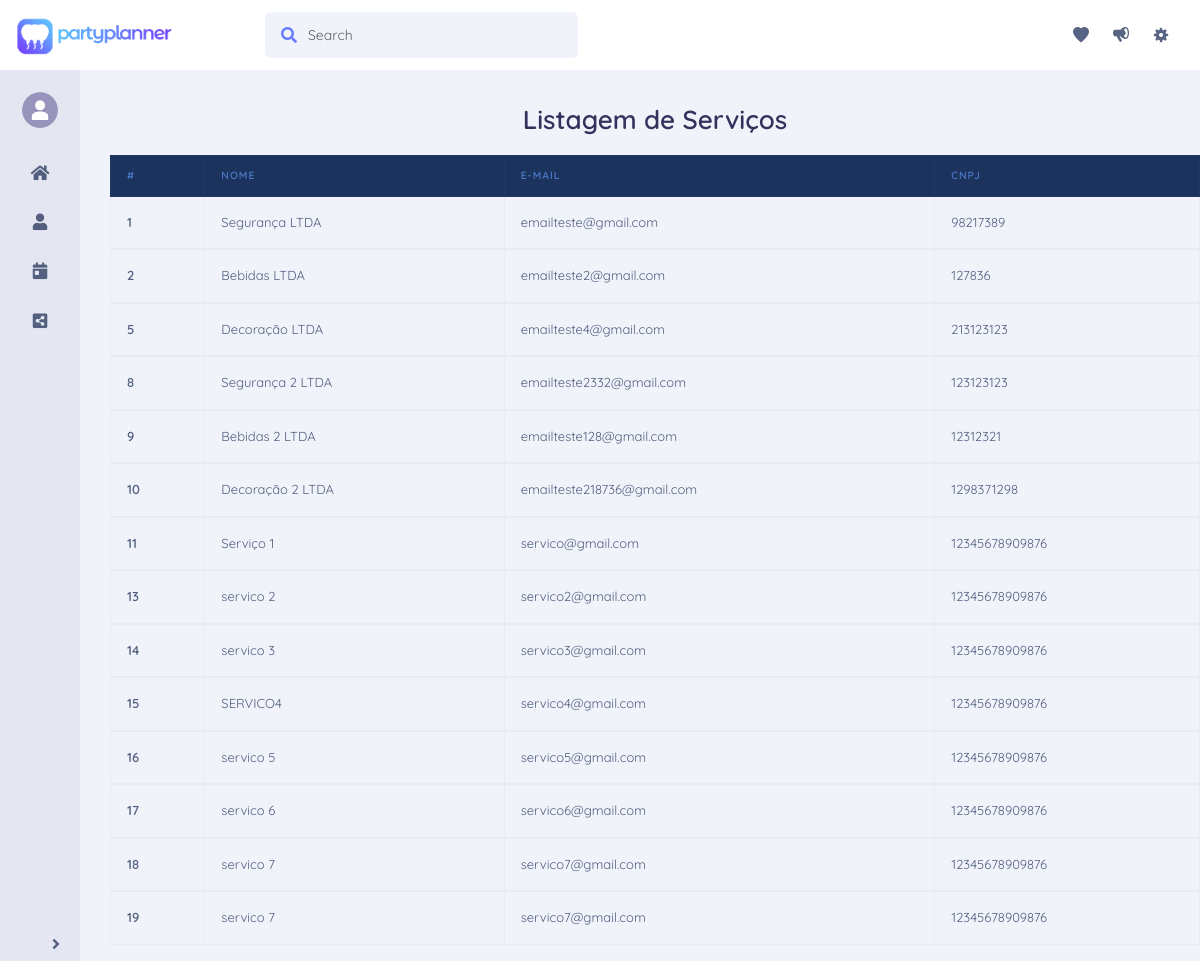
Before: /view/lista_servico.php (signed in) with the older database file.
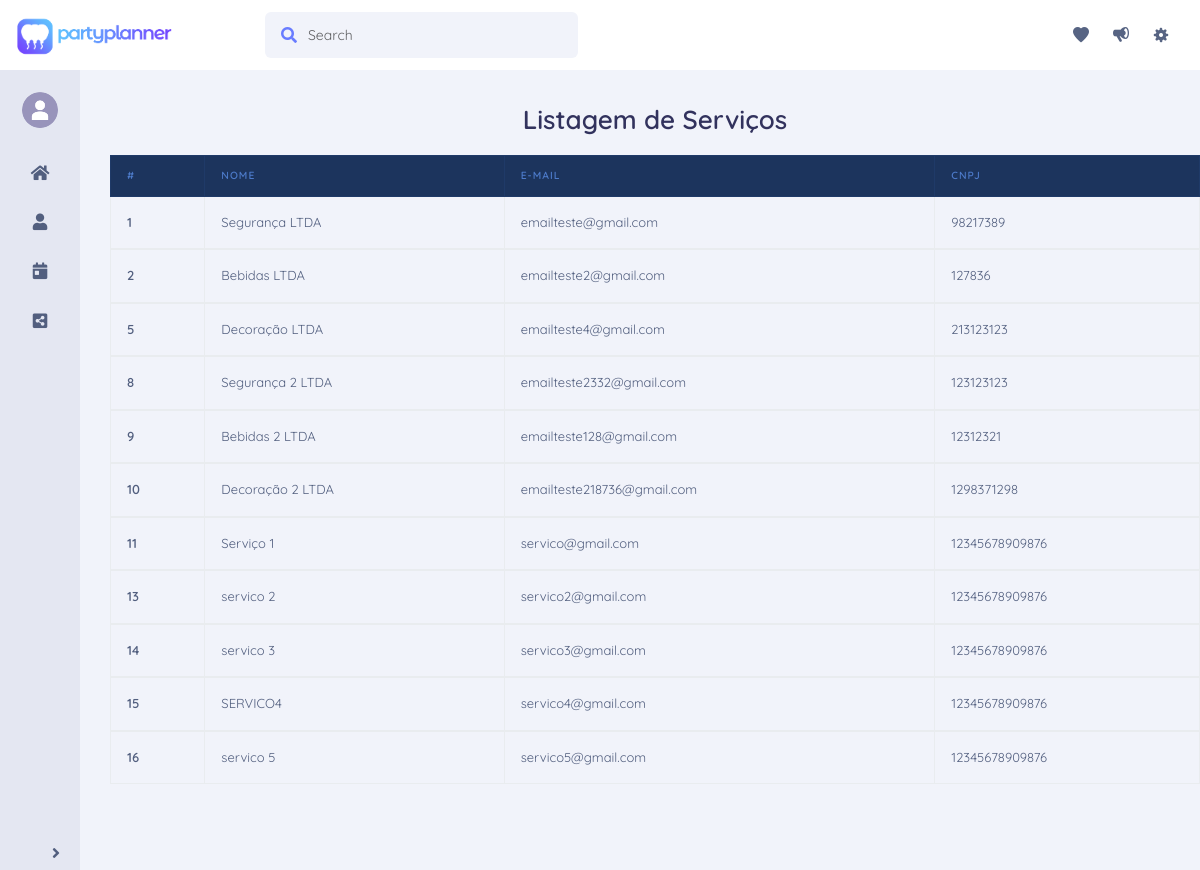
After: the same page with the newer database file.
### tables this page shows
CREATE TABLE `usuario` (
  `id` bigint(20) NOT NULL,
  `nome` varchar(100) NOT NULL,
  `email` varchar(200) NOT NULL,
  `senha` varchar(20) NOT NULL,
  `tipo` char(1) NOT NULL,
  `cnpj` char(14) DEFAULT NULL,
  `telefone` bigint(20) DEFAULT NULL,
  `idCategoria` int(11) NOT NULL
);

### autoload.php (called while the page is built, shortened)
<?php
function autoload($classe)
{
    $classe = lcfirst($classe);
    $classe2 = lcfirst(substr($classe, 0,8));
    $classe3 = lcfirst(substr($classe, 8));
    $classe4 = lcfirst(substr($classe, 0,6));
    $classe5 = lcfirst(substr($classe, 6));
    $classe6 = lcfirst(substr($classe, 8,6));
    $classe7 = lcfirst(substr($classe, 14));
}

### modelo/database.class.php (called while the page is built, shortened)
<?php
include_once '../autoload.php';
class Database{
    protected static $conn;
    private function __construct()
    {
        try
        {
            self::$conn = new PDO("mysql:host=". Config::HOST_NAME."; dbname=".Config::DATABASE_NAME, Config::DATABASE_USER_NAME, Config::DATABASE_PASSWORD);
            self::$conn->setAttribute(PDO::ATTR_ERRMODE, PDO::ERRMODE_EXCEPTION);
            self::$conn->exec('SET NAMES utf8');
        }
        catch (PDOException $e)
        {
            $email = new Email();
            die("Connection Error: " . $e->getMessage());
        }
    }
    public static function conectar()
    {
        return self::$conn;
    }
}

### controle/controle.servico.class.php (called while the page is built, shortened)
<?php
class ControleServico extends ControleBase {
    private $servico;
    public function __construct() {
        $this->servico = new Servico();
    }
    public function controleAcao($acao,$param=null,$param2=null){
        switch ($acao) {
            default:
                return parent::controleAcao($acao,$param,$param2);
                break;
        }
    }
    protected function listarTodos($param=null, $param2){
        return $this->servico->listarTodos($param, $param2);
    }
}

### modelo/servico.class.php (called while the page is built, shortened)
<?php
class Servico implements IBaseModelo{
    private $id;
    private $nome;
    private $email;
    private $cnpj;
    private $conn;
    public function getId() {
        return $this->id;
    }
    public function getNome() {
        return $this->nome;
    }
    public function getEmail() {
        return $this->email;
    }
    public function getCnpj() {
        return $this->cnpj;
    }
    public function __construct() {
        $this->conn = Database::conectar();
    }
    public function listarTodos($nome=null, $idCategoria){
        try{
            if(!is_null($nome)){
                if (!is_null($idCategoria)) {
                    $query="SELECT id, nome, email, telefone, senha, cnpj, idCategoria FROM usuario WHERE nome LIKE :nome AND idCategoria=:idCategoria AND tipo='S'";
                }else {
                    $query="SELECT id, nome, email, telefone, senha, cnpj, idCategoria FROM usuario WHERE nome LIKE :nome AND tipo='S'";
                }
            }else{
                if (!is_null($idCategoria)) {
                    $query="SELECT id, nome, email, telefone, senha, cnpj, idCategoria FROM usuario WHERE idCategoria=:idCategoria AND tipo='S'";
                }else {
                    $query="SELECT id, nome, email, telefone, senha, cnpj, idCategoria FROM usuario WHERE tipo='S'";
                }
            }
            $this->stmt= $this->conn->prepare($query);
            if($this->stmt->execute()){
                $servicos = $this->stmt->fetchAll(PDO::FETCH_CLASS,"Servico");
            }
            return $servicos;
        } catch(PDOException $e) {
            echo "<div class='alert alert-danger'>".$e->getMessage()."</div>";
            return null;
        }
    }
}

### controle/controle.base.class.php (called while the page is built, shortened)
<?php
abstract class ControleBase {
    public function controleAcao($acao,$param=null, $param2=null) {
        switch ($acao) {
             case "listarTodos":
                return $this->listarTodos($param, $param2);
                break;
        }
    }
}
?>

### view/lista_servico.php (the view, shortened to what this page needs)
<?php
	include_once '../autoload.php';
	$servicoControle = new ControleServico();
	$servicos = array();
	if(isset($_GET['procure'])){
		$servicos = $servicoControle->controleAcao("listarTodos", $_GET['procure']);
	}else{
		$servicos = $servicoControle->controleAcao("listarTodos");
	}
?>
<!DOCTYPE html>
<html>
<head>
<link rel="stylesheet" href="https://stackpath.bootstrapcdn.com/bootstrap/4.1.0/css/bootstrap.min.css">
    <link rel="stylesheet" href="https://use.fontawesome.com/releases/v5.8.1/css/all.css">
    <link rel="stylesheet" href="css/main.css">
	<link href="vendor/nucleo/css/nucleo.css" rel="stylesheet">
	<link href="vendor/@fortawesome/fontawesome-free/css/all.min.css" rel="stylesheet">
	<link type="text/css" href="css/argon.css?v=1.0.0" rel="stylesheet">
</head>
<body>
    <?php include_once('include/navbar.php'); ?>
    <div class="wrapper">
    	<?php include_once('include/sidebar.php'); ?>
    	<div id="page">
<h1 class="text-center mb-3">Listagem de Serviços</h1>
    <table class="table table-bordered">
        <thead class="thead-dark">
            <tr>
                <th scope="col">#</th>
				<th scope="col">Nome</th>
				<th scope="col">E-mail</th>
                <th scope="col">Cnpj</th>
            </tr>
        </thead>
		<?php
		if(!empty($servicos)){
			foreach ($servicos as $serv) {
				echo "
					<tbody>
						<tr>
							<th scope='row'><a href='perfil_servico.php?servico=".$serv->getId()."'>".$serv->getId()."</a></th>
							<td><a style='' href='perfil_servico.php?servico=".$serv->getId()."'>".$serv->getNome()."</a></td>
							<td><a href='perfil_servico.php?servico=".$serv->getId()."'>".$serv->getEmail()."</a></td>
							<td><a href='perfil_servico.php?servico=".$serv->getId()."'>".$serv->getCnpj()."</a></td>
						</tr>
					</tbody>
				";
			}
		}
		?>

### view/include/navbar.php (shortened to what this page needs)
<div class="navigation bg-light">
	<nav class="navbar navbar-horizontal navbar-expand-lg">
		<div class="container container-menu">
			<a class="navbar-brand" href="home.php"><img src="img/brand/logo-padrao.png"/></a>
			<div class="collapse navbar-collapse" id="navbar-default">
				<form class="navbar-search navbar-search-light form-inline mr-3 d-none d-md-flex ml-lg-auto">
				  <div class="form-group mb-0">
					<div class="input-group input-group-alternative">
					  <div class="input-group-prepend">
						<span class="input-group-text"><i class="fas fa-search"></i></span>
					  </div>
					  <input class="form-control" placeholder="Search" type="text">
					</div>
				  </div>
				</form>
				<ul class="navbar-nav ml-lg-auto">
					<li class="nav-item">
						<a class="nav-link nav-link-icon" href="#">
							<i class="ni ni-favourite-28"></i>
						</a>
					</li>
					<li class="nav-item">
						<a class="nav-link nav-link-icon" href="">
							<i class="ni ni-notification-70"></i>
						</a>
					</li>
					<li class="nav-item dropdown">
						<a class="nav-link nav-link-icon" href="" id="navbar-default_dropdown_1" role="button" data-toggle="dropdown" aria-haspopup="true" aria-expanded="false">
							<i class="ni ni-settings-gear-65"></i>
						</a>
					</li>
				</ul>
			</div>
		</div>
	</nav>
</div>

### view/include/sidebar.php (shortened to what this page needs)
<nav id="sidebar" class="minimized">
				<button id="expandeMenu" class="btn-diferente">
                    	<i class="fas fa-angle-right"></i>
				</button>
            <div class="sidebar-header">
				<div class="header-photo circle">
					<img src="img/fotosPerfil/noimage5.png"/>
				</div>
            </div>
            <ul class="list-unstyled components">
                <a href="">
	                <li class="active">
	                    <i class="fas fa-home"></i><span>Página incial</span>
	                </li>
                </a>
                <a href="">
					<li>
                    	<i class="fas fa-user"></i><span>Seu perfil</span>
                	</li>
                </a>
				<a href="lista_evento.php">
					<li>
                    	<i class="fas fa-calendar-day"></i><span>Seus eventos</span>
                	</li>
                </a>
                <a href="">
					<li>
                    	<i class="fas fa-share-alt-square"></i><span>Compartilhados</span>
                	</li>
                </a>
            </ul>
        </nav>

### view/css/main.css (style rules this page uses)
.wrapper { display: flex; align-items: stretch; width: 100%; margin-left: auto; margin-right: auto; display: flex; align-items: stretch; }
html { height: 100%; }
body { font-family: 'Quicksand' !important; background-color: #f1f3fa !important; height: 100%; }
a, a:hover, a:focus { color: inherit; text-decoration: none; transition: all 0.1s; }
#sidebar { background: rgb(228, 231, 242); color: inherit; width: 83px; min-height: 100vh; }
#sidebar .sidebar-header { padding: 20px 20px 0px; height: 120px; background-size: 100% 100%; border-top-left-radius: 0.3rem; border-top-right-radius: 0.3rem; }
#sidebar .header-photo { width: 74px; height: 74px; margin: auto; padding: 2px; background-size: 100% 100%; }
#sidebar .header-photo img { width: 100%; height: 100%;; border-radius: 50px; margin: 0px; }
#sidebar ul.components { padding: 20px 0 0 0; font-size: .8rem; }
#sidebar ul li { padding: 15px 30px 15px 30px; font-size: 0.8rem; }
#sidebar ul > a { font-size: 1.1em; display: block; }
#sidebar ul > a i { font-size: 1em; margin-right: 13px; }
#sidebar.minimized { text-align: center; }
#sidebar.minimized .sidebar-header { height: auto; background: none; }
#sidebar.minimized .header-photo { width: 40px; height: 40px; position: relative; }
#sidebar.minimized .list-unstyled li { text-align: center; padding: 15px 25px 15px 25px; }
#sidebar.minimized .list-unstyled li i { font-size: 1.3em; margin-right: 0px; }
.navigation { width: 100%; }
.navbar ul { float: right; position: absolute; right: 15px; }
.bg-light { background-color: #fff !important; }
.navbar-brand img { width: 160px; }
.navbar-brand { margin-right: 90px !important; font-size: 1.3rem; font-weight: bold; color: #697cff !important; }
.navbar { width: 100%; padding: 0.5rem 15px !important; margin-left: auto; margin-right: auto; }
@media (min-width: 992px) { .navbar-expand-lg { height: 70px; } }
.container.container-menu { width: auto; padding-right: 0px !important; padding-left: 0px !important; margin-right: 0px !important; margin-left: 0px !important; }
#page { width: 100%; margin: 30px 0px 0px 30px; text-align: left; }
.btn-diferente { padding: 5px 12px; border: none; background-color: transparent; color: #525f7f; border-radius: 0.3rem; cursor: pointer; outline: none; }
#expandeMenu { position: fixed; bottom: 0px; }
.circle { border-radius: 50%; }

Changed rows visible on the page:
removed usuario: id "17", nome "servico 6", email "servico6@gmail.com", cnpj "12345678909876"
removed usuario: id "18", nome "servico 7", email "servico7@gmail.com", cnpj "12345678909876"
removed usuario: id "19", nome "servico 7", email "servico7@gmail.com", cnpj "12345678909876"
